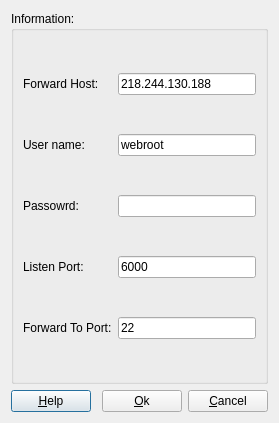
<?xml version="1.0" encoding="UTF-8"?>
<ui version="4.0">
 <class>ForwardConnectInfoDialog</class>
 <widget class="QDialog" name="ForwardConnectInfoDialog">
  <property name="geometry">
   <rect>
    <x>0</x>
    <y>0</y>
    <width>279</width>
    <height>423</height>
   </rect>
  </property>
  <property name="windowTitle">
   <string>Port Forward Info Dialog</string>
  </property>
  <layout class="QVBoxLayout">
   <item>
    <widget class="QGroupBox" name="groupBox">
     <property name="title">
      <string>Information:</string>
     </property>
     <layout class="QGridLayout">
      <item row="0" column="0">
       <widget class="QLabel" name="label">
        <property name="text">
         <string>Forward Host:</string>
        </property>
       </widget>
      </item>
      <item row="0" column="1">
       <widget class="QLineEdit" name="lineEdit">
        <property name="text">
         <string>218.244.130.188</string>
        </property>
       </widget>
      </item>
      <item row="1" column="0">
       <widget class="QLabel" name="label_2">
        <property name="text">
         <string>User name:</string>
        </property>
       </widget>
      </item>
      <item row="1" column="1">
       <widget class="QLineEdit" name="lineEdit_2">
        <property name="text">
         <string>webroot</string>
        </property>
       </widget>
      </item>
      <item row="2" column="0">
       <widget class="QLabel" name="label_3">
        <property name="text">
         <string>Passowrd:</string>
        </property>
       </widget>
      </item>
      <item row="2" column="1">
       <widget class="QLineEdit" name="lineEdit_3"/>
      </item>
      <item row="3" column="0">
       <widget class="QLabel" name="label_4">
        <property name="text">
         <string>Listen Port:</string>
        </property>
       </widget>
      </item>
      <item row="3" column="1">
       <widget class="QLineEdit" name="lineEdit_4">
        <property name="text">
         <string>6000</string>
        </property>
       </widget>
      </item>
      <item row="4" column="0">
       <widget class="QLabel" name="label_5">
        <property name="text">
         <string>Forward To Port:</string>
        </property>
       </widget>
      </item>
      <item row="4" column="1">
       <widget class="QLineEdit" name="lineEdit_5">
        <property name="text">
         <string>22</string>
        </property>
       </widget>
      </item>
     </layout>
    </widget>
   </item>
   <item>
    <layout class="QHBoxLayout">
     <item>
      <widget class="QPushButton" name="pushButton_3">
       <property name="text">
        <string>&amp;Help</string>
       </property>
      </widget>
     </item>
     <item>
      <spacer>
       <property name="orientation">
        <enum>Qt::Horizontal</enum>
       </property>
       <property name="sizeHint" stdset="0">
        <size>
         <width>40</width>
         <height>20</height>
        </size>
       </property>
      </spacer>
     </item>
     <item>
      <widget class="QPushButton" name="pushButton">
       <property name="text">
        <string>&amp;Ok</string>
       </property>
      </widget>
     </item>
     <item>
      <widget class="QPushButton" name="pushButton_2">
       <property name="text">
        <string>&amp;Cancel</string>
       </property>
      </widget>
     </item>
    </layout>
   </item>
  </layout>
 </widget>
 <tabstops>
  <tabstop>pushButton</tabstop>
  <tabstop>lineEdit_2</tabstop>
  <tabstop>lineEdit_3</tabstop>
  <tabstop>lineEdit_4</tabstop>
  <tabstop>lineEdit_5</tabstop>
  <tabstop>pushButton_3</tabstop>
  <tabstop>lineEdit</tabstop>
  <tabstop>pushButton_2</tabstop>
 </tabstops>
 <resources/>
 <connections>
  <connection>
   <sender>pushButton</sender>
   <signal>clicked()</signal>
   <receiver>ForwardConnectInfoDialog</receiver>
   <slot>accept()</slot>
   <hints>
    <hint type="sourcelabel">
     <x>147</x>
     <y>211</y>
    </hint>
    <hint type="destinationlabel">
     <x>98</x>
     <y>184</y>
    </hint>
   </hints>
  </connection>
  <connection>
   <sender>pushButton_2</sender>
   <signal>clicked()</signal>
   <receiver>ForwardConnectInfoDialog</receiver>
   <slot>reject()</slot>
   <hints>
    <hint type="sourcelabel">
     <x>247</x>
     <y>200</y>
    </hint>
    <hint type="destinationlabel">
     <x>274</x>
     <y>197</y>
    </hint>
   </hints>
  </connection>
 </connections>
</ui>
